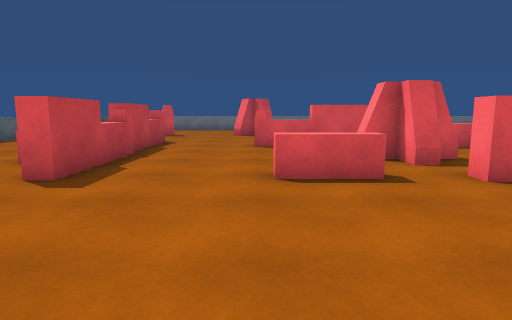
View 1 (above)

23 first-person views from a walk through a 3-D level made in the Unity game engine. The camera is 1.2 m above the floor, tilts 8° down and sees 75° across. The floor is counted in squares, 1 m on a side. Each view is taken from the middle of a square. On the plan, view 1 faces up. The plan holds only what a view shows up to about 14 squares ahead; the rest is blank.

View 2
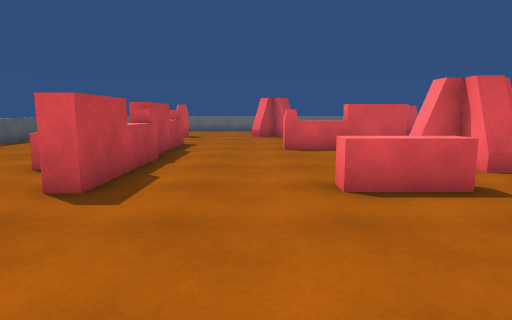

View 3
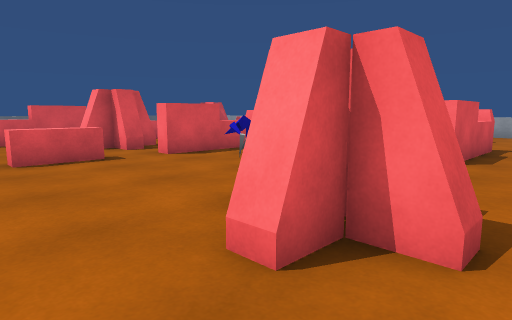

View 4
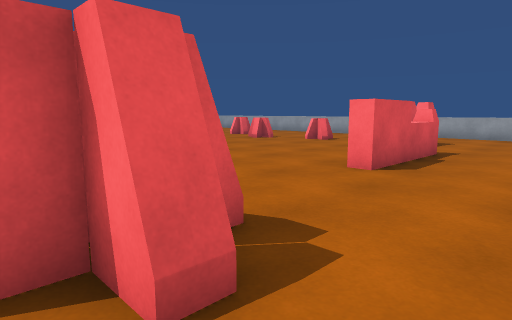

View 5
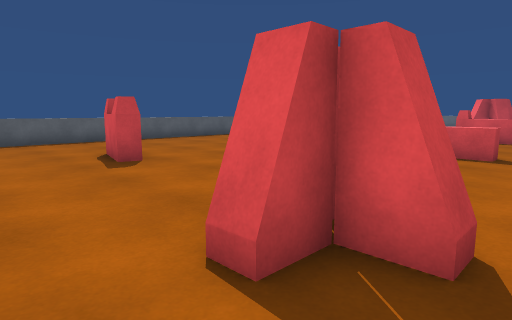

View 6
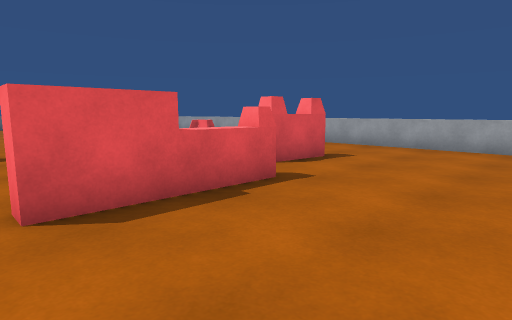

View 7
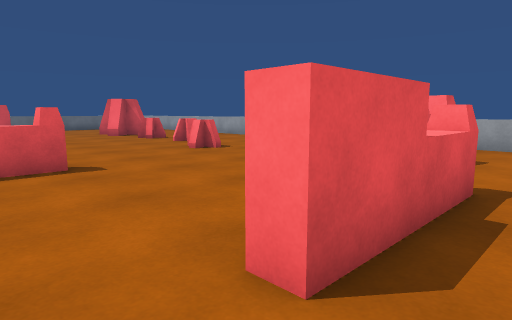

View 8
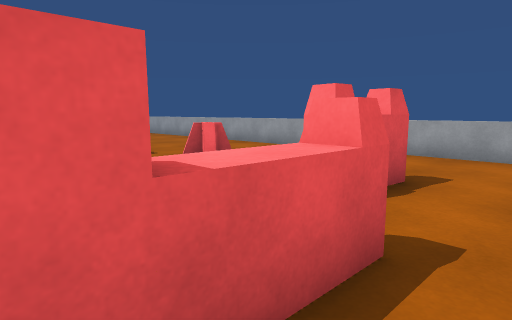

View 9
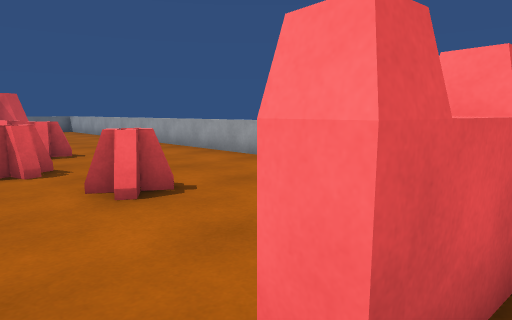

View 10
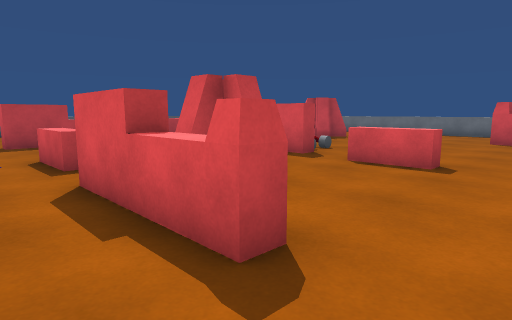

View 11
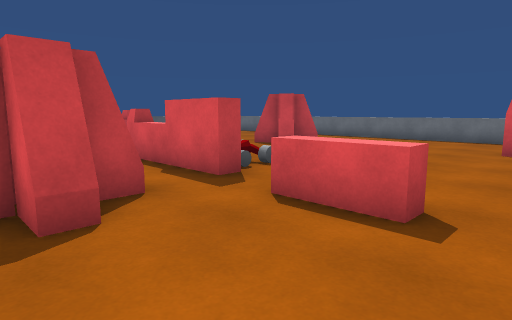

View 12
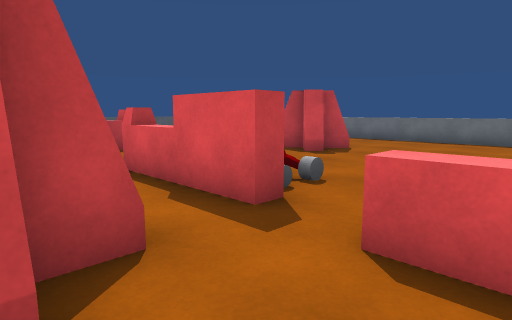

View 13
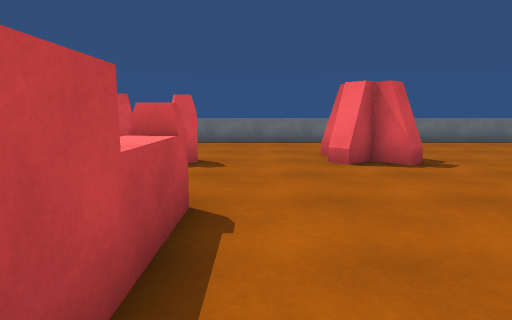

View 14
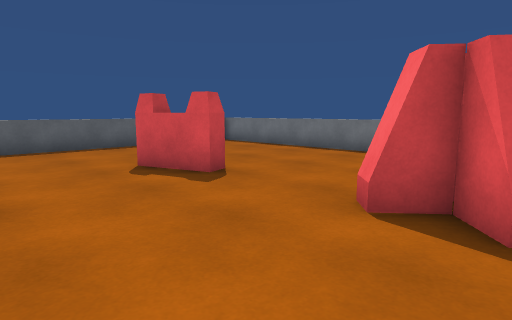

View 15
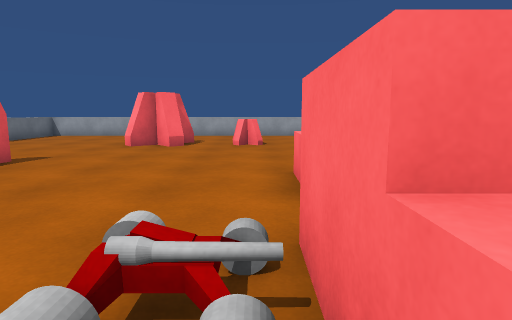

View 16
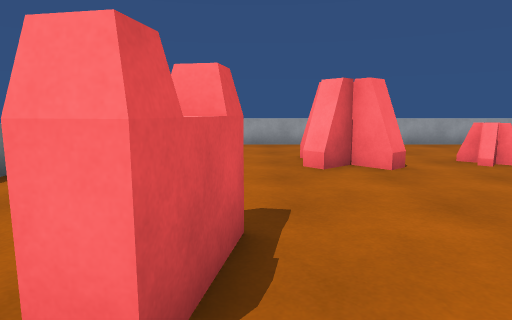

View 17
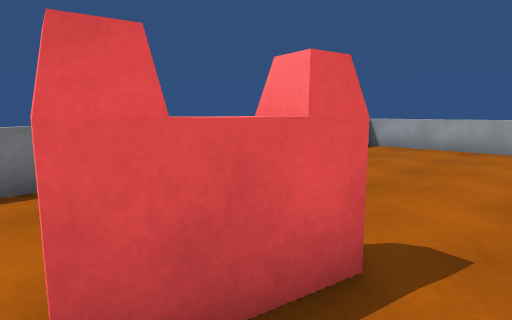

View 18
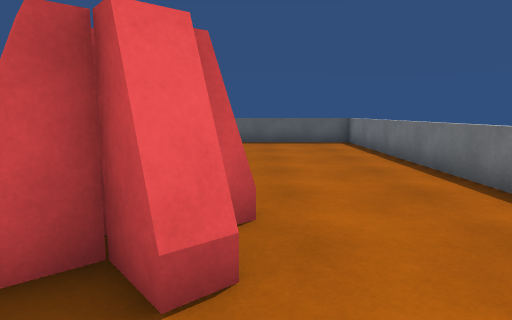

View 19
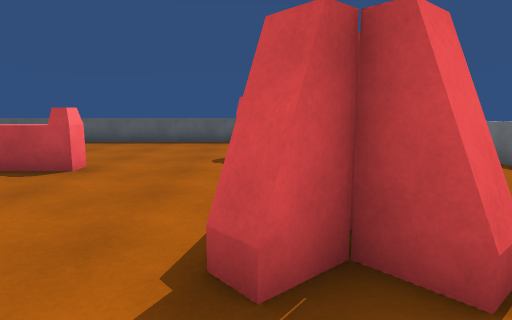

View 20
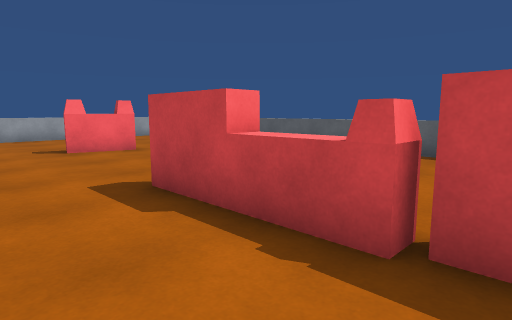

View 21
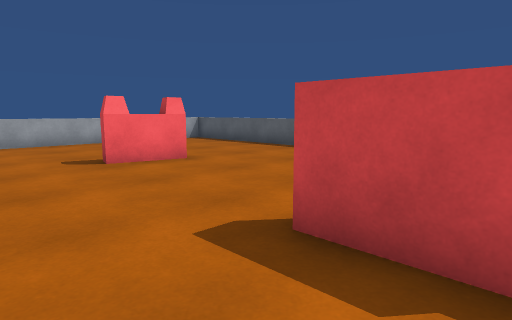

View 22
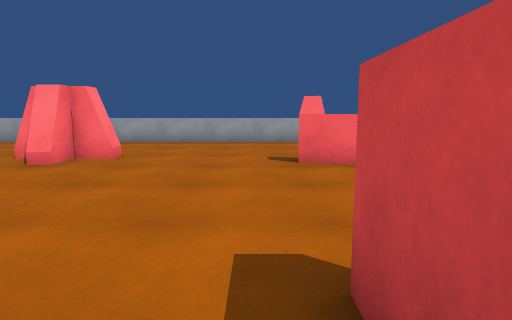

View 23
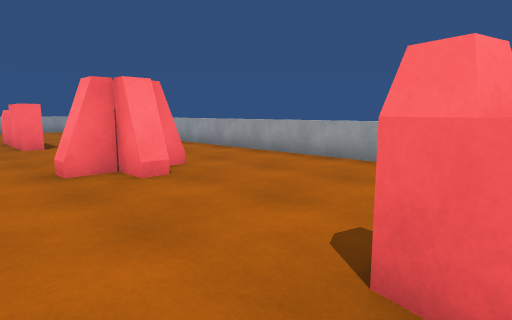

### Floor plan
Key: @ floor where view 1 was taken; # wall or solid block; . floor; = window, fence, low wall or low ledge; ^ raised ledge; O other object.
Columns run from 11 left of view 1 to 19 right of it. Each row starts with its distance up from view 1.
 24 #=========== =======          #
 23 =...................        ..=
 22 =....................   ......=
 21 =....................  .......=
 20 =.........O.O......^#.........=
 19 =..   ....OOO... ..##.........=
 18 =....##...OOO..  ........OO...=
 17 =..............  .......OOO   =
 16 =.......................OOO
 15 =............................
 14 =......#..... ...........O...
 13 =..... ^.................O....=
 12 =...   ^...#^^^^.^^...........=
 11 =...   ^.................OO. .=
 10    ....#.......O.........O.. .=
  9 = .....^......OOO.............=
  8 =.. ..^^.......O........OO....=
  7 =    ..^................O.....=
  6       .^....^^.^^^^#..........=
  5 =     ...................OO.. =
  4 =  .............OO..........
  3 = .........................   =
  2 = ........................   .=
  1 =.....................  #^#...=
  0 =....#^#...@.O.....^^^=..=#...=
 -1 =...........OOO....^^^^.......=
 -2 =............O................=
 -3  .............................=
 -4       ........................
 -5      ..................
 -6      ===============

Where each view was taken, in squares from view 1:
view 1: 0 up, 0 right, facing up
view 2: 1 up, 1 left, facing up
view 3: 3 down, 1 left, facing up-right
view 4: 4 down, 1 right, facing up-right
view 5: 4 down, 4 right, facing up-left
view 6: 5 down, 7 right, facing up-right
view 7: 2 down, 6 right, facing up-right
view 8: 2 down, 9 right, facing up-right
view 9: 0 up, 12 right, facing up-right
view 10: 4 up, 10 right, facing up-left
view 11: 8 up, 9 right, facing up-left
view 12: 9 up, 7 right, facing up-left
view 13: 10 up, 3 left, facing up
view 14: 14 up, 1 right, facing up-left
view 15: 13 up, 1 right, facing right
view 16: 19 up, 6 right, facing right
view 17: 18 up, 7 right, facing up-right
view 18: 20 up, 3 right, facing left
view 19: 18 up, 3 right, facing left
view 20: 11 up, 1 left, facing down-left
view 21: 8 up, 1 left, facing down-left
view 22: 8 up, 3 left, facing down
view 23: 2 up, 5 left, facing down-right
